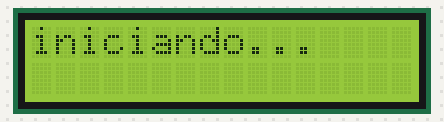
This sketch was run on a simulated Arduino Uno, built with avr-gcc and run on an emulated ATmega328P. On the bench: 16×2 character LCD.

Above: at 0.1 s.
At 0.6 s:
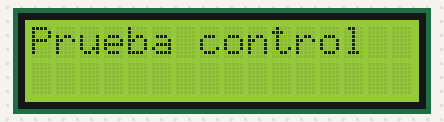

The sketch:

LCD_CONTROLU_.ino
```cpp
// include the library code:
#include <LiquidCrystal.h>

// initialize the library with the numbers of the interface pins
LiquidCrystal lcd(12, 11, 5, 4, 3, 2);


void setup() {
// set up the LCD's number of columns and rows:

// Print a message to the LCD.
lcd.begin(16, 2);
lcd.print("iniciando...");
Serial.begin(9600);
delay(500);
}

void LCD(){
   lcd.clear();
   lcd.print("Prueba control");
   lcd.print(" ");


}


void loop() {


   LCD();
   delay(500);


}
```
